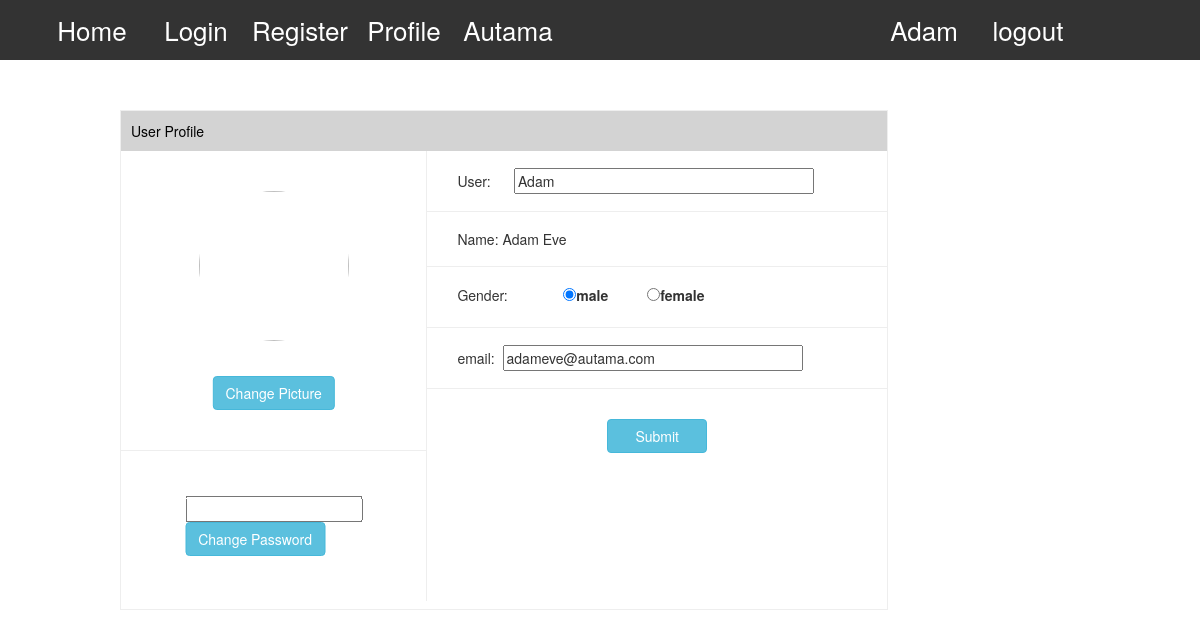
The app's page /accounts/profile/ (signed in), older data.
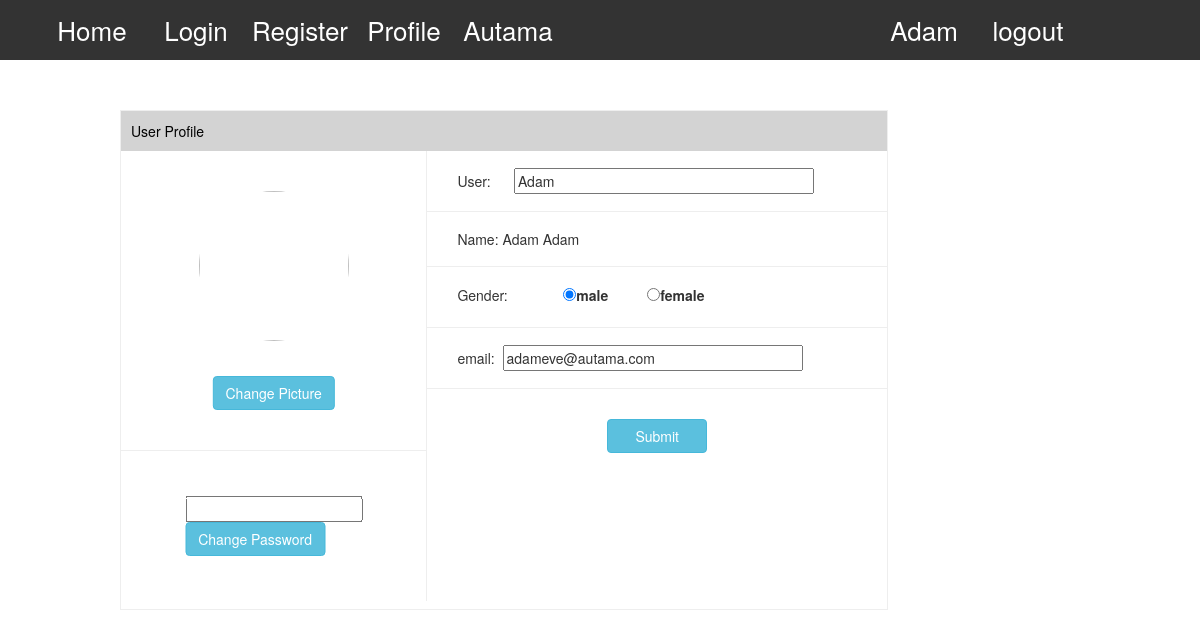
The same page, newer data.
### accounts/models.py (models this page shows)
class User(AbstractUser):
    sex = models.IntegerField(verbose_name="gender", choices=((0, 'male'), (1, 'female')), default=0)
    image = models.ImageField(max_length=1000, upload_to='avatar', verbose_name=u'picture', null=True, blank=True)
    interests1 = models.TextField()
    interests2 = models.TextField()
    interests3 = models.TextField()
    interests4 = models.TextField()
    interests5 = models.TextField()

### accounts/views.py (the view, shortened to what this page needs)
# urls.py: path('profile/', accounts_views.ProfileView.as_view(), name='profile')
class ProfileView(LoginRequiredMixin, View):
    def get(self, request):
        user_id = request.GET.get("user_id")
        if not user_id:
            return render(request, '../templates/profile.html', {"user": request.user, 'myself': True})

### accounts/templatetags/extratags.py (called while the page is built)
@register.filter(name='format_none')  # 过滤器在模板中使用时的name
def format_none(value):  # 把传递过来的参数arg替换为'~'
    if not value:
        return ''
    return value

### templates/profile.html (shortened to what this page needs)
{% extends 'base.html' %}
{% load extratags %}
{% block content %}
    <div style="width: 80%;margin: auto">
       <div class="profile">
           <p>User Profile</p>
           <form style="overflow: hidden;margin-top: -10px" method="post" action="/accounts/profile/" id="form1">
               <div style="float: left;width: 40%;border-right:1px solid #eee">
                   <div style="height: 300px; position: relative;border-bottom: 1px solid #eee;">
                       <img {% if request.user.image %}src="{{ request.user.image.url }}" {% endif %} id="avatar">
                       {% if myself %}
                       <button type="button" class="btn btn-info" id="upload-img-btn" style="position: absolute;transform: translateX(-50%);left: 50%; bottom:40px">
                           Change Picture
                       </button>
                       {% endif %}
                   </div>
                   <div style="height: 150px;position: relative">
                       {% if myself %}
                           <div style="position: absolute;top: 50%;transform: translateY(-50%)translateX(-50%);left: 50%;">
                            <input type="password" name="password" id="password">
                            <button type="button" class="btn btn-info" onclick="change_password()">
                               Change Password
                            </button>
                           </div>
                       {% endif %}
                   </div>
               </div>
               <div class="right">
                   <div>
                       <span>User:</span>&nbsp&nbsp&nbsp&nbsp&nbsp&nbsp<input name="name" value="{{ request.user.username | format_none}}">
                   </div>
                    <div>
                        <span>Name: {{ request.user.first_name }} {{request.user.last_name }}</span>
                    </div>
                   <div>
                       <span>Gender:</span>&nbsp&nbsp&nbsp
                       <label style="width: 80px;margin-left: 40px"><input name="sex" type="radio" value="0" {% if request.user.sex == 0 %} checked {% endif %}/>male </label>
                       <label><input name="sex" type="radio" value="1" {% if request.user.sex == 1 %} checked {% endif %}/>female </label>
                   </div>
                   <div>
                       <span>email:</span>&nbsp&nbsp<input name="email" value="{{ request.user.email |format_none }}">
                   </div>
                   {% if myself %}
                   <div style="border: none;position: relative;height: 94px;">
                       <input type="submit" class="btn btn-info" style="width:100px;position: absolute;top: 50%;transform: translateY(-50%)translateX(-50%);left: 50%;">
                   </div>
                   {% endif %}
               </div>
           </form>
       </div>
    </div>
{% endblock %}

### templates/base.html (shortened to what this page needs)
<!DOCTYPE html>
{% load static %}
<html lang="en">
<head>
    <link href="https://cdn.staticfile.org/twitter-bootstrap/3.3.7/css/bootstrap.min.css" rel="stylesheet">
</head>
<body>
    <nav>
        <ul>
            <li class="active"><a href="/">Home</a></li>
            <li><a href="/login/">Login</a></li>
            <li><a href="/accounts/register/">Register</a></li>
            <li><a href="/accounts/profile/">Profile</a></li>
            <li><a href="/AutamaProfiles/robot/">Autama</a></li>
            {% if request.user.is_authenticated  %}
            <li style="float: right"><a href="/logout">logout</a></li>
            <li style="float: right"><a href="#">{{ request.user }}</a></li>
            {% endif %}
        </ul>
    </nav>
    {% block content %}
    {% endblock %}
</body>
</html>

### templates/base.html (style rules this page uses)
body > nav { height: 60px; background-color: #333333; }
body > nav > ul { list-style: none; width: 90%; overflow: hidden; }
body > nav > ul > li { float: left; height: 60px; width: 10%; font-size: 26px; line-height: 60px; color: white; text-align: center; }
body > nav > ul > li > a { color: white; text-underline: none; }

### templates/profile.html (style rules this page uses)
.profile { width: 80%; height: 500px; margin: 50px 0; border: 1px solid #eee; }
.profile > p { height: 40px; background-color: lightgray; color: black; line-height: 40px; padding-left: 10px; }
img { width: 150px; height: 150px; border-radius: 75px; position: absolute; transform: translateX(-50%);left: 50%; top:40px; }
div.right { float: left; width: 60%; }
div.right > div { border-bottom: 1px solid #eee; padding: 17px 30px; }
div.right > div > input { width: 300px; }

Row changes from the older to the newer data that the page shows:
changed User "Adam": user.last_name "Eve" → "Adam"
